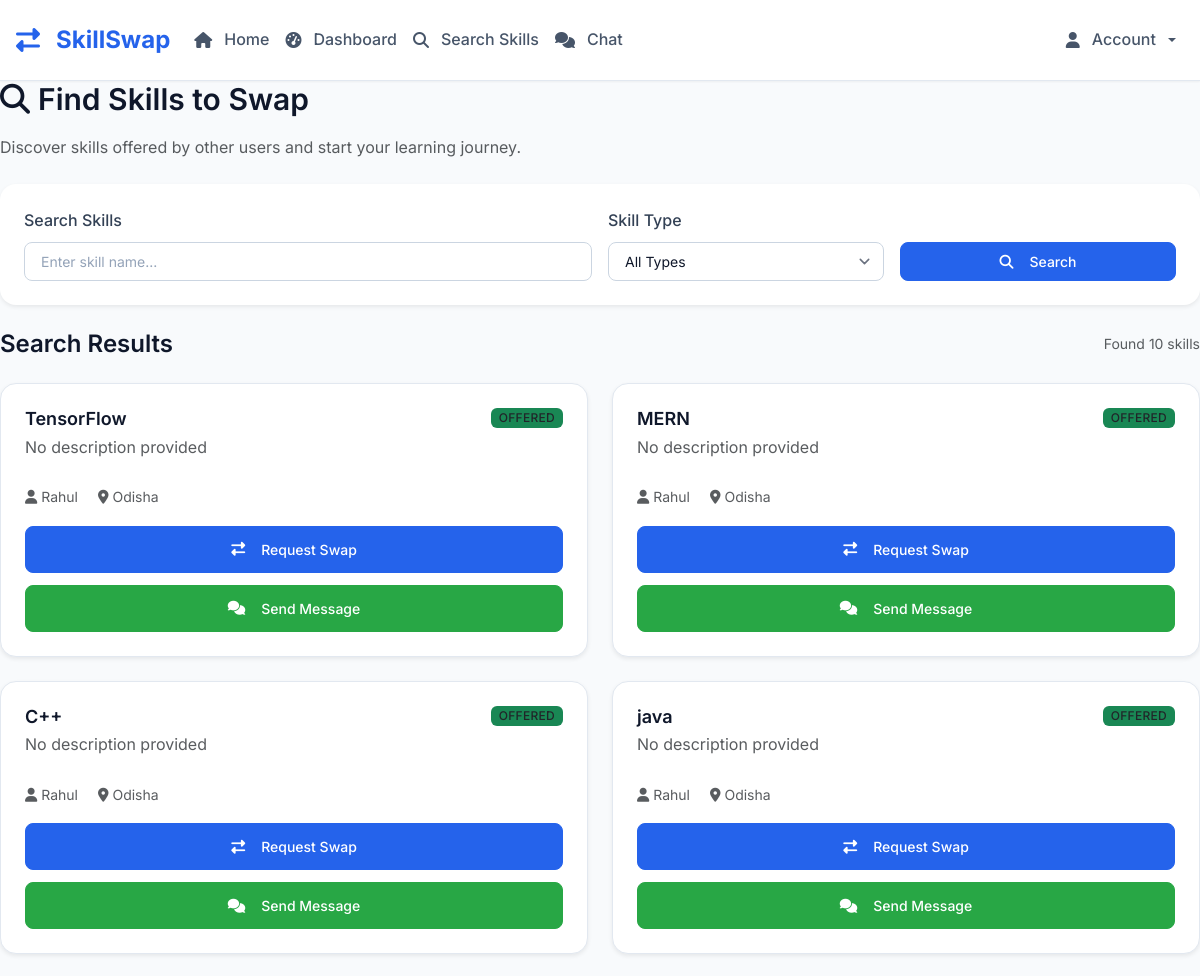
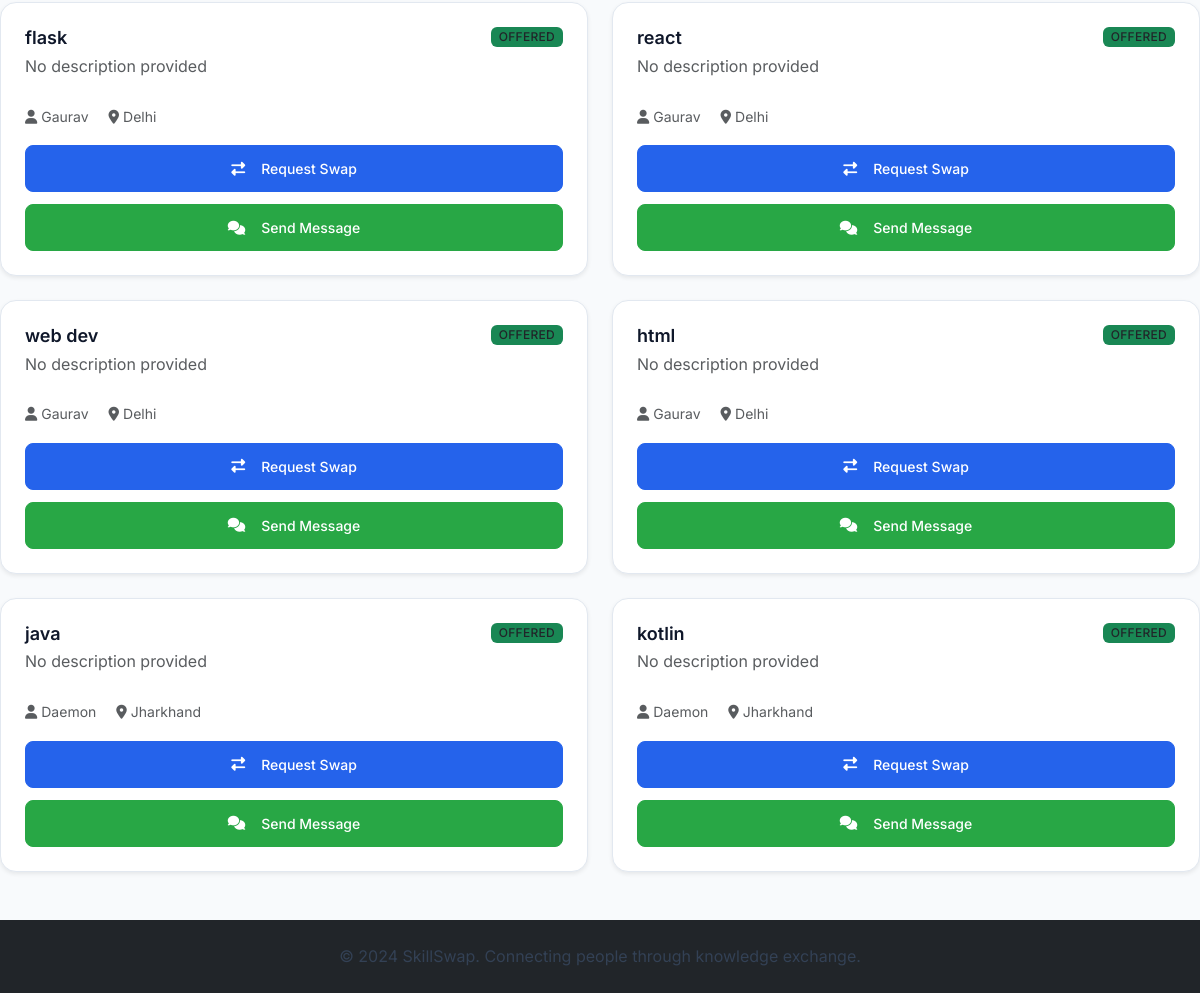
Screenshot of /search (signed in) with the database file from the repository (2 pictures, top to bottom).
### tables this page shows
CREATE TABLE skills (
            id INTEGER PRIMARY KEY AUTOINCREMENT,
            user_id INTEGER,
            skill_name TEXT NOT NULL,
            skill_type TEXT NOT NULL, -- 'offered' or 'wanted'
            description TEXT,
            is_approved INTEGER DEFAULT 1,
            created_at TIMESTAMP DEFAULT CURRENT_TIMESTAMP,
            FOREIGN KEY (user_id) REFERENCES users (id)
        );

CREATE TABLE users (
            id INTEGER PRIMARY KEY AUTOINCREMENT,
            email TEXT UNIQUE NOT NULL,
            password_hash TEXT NOT NULL,
            name TEXT NOT NULL,
            location TEXT,
            profile_photo TEXT,
            availability TEXT,
            is_public INTEGER DEFAULT 1,
            is_admin INTEGER DEFAULT 0,
            is_banned INTEGER DEFAULT 0,
            created_at TIMESTAMP DEFAULT CURRENT_TIMESTAMP
        , bio TEXT, is_under_supervision INTEGER DEFAULT 0);

### skill_swap_app.py (the view)
@app.route('/search')
@login_required
def search():
    query = request.args.get('q', '')
    skill_type = request.args.get('skill_type', '')
    page = request.args.get('page', 1, type=int)
    per_page = 12
    conn = get_db()
    base_query = '''
        SELECT s.*, u.name as user_name, u.location, u.is_under_supervision
        FROM skills s
        JOIN users u ON s.user_id = u.id
        WHERE s.skill_type = 'offered'
        AND u.is_public = 1 AND u.is_banned = 0 AND u.id != ?
        AND s.is_approved = 1
    '''
    params = [session['user_id']]
    if query:
        base_query += ' AND s.skill_name LIKE ?'
        params.append(f'%{query}%')
    if skill_type:
        base_query += ' AND s.skill_type = ?'
        params.append(skill_type)
    count_query = f'SELECT COUNT(*) as count FROM ({base_query})'
    total = conn.execute(count_query, params).fetchone()['count']
    base_query += ' ORDER BY s.created_at DESC LIMIT ? OFFSET ?'
    params.extend([per_page, (page - 1) * per_page])
    results = conn.execute(base_query, params).fetchall()
    conn.close()
    results = convert_rows_datetimes(results)
    total_pages = (total + per_page - 1) // per_page
    pagination = {
        'page': page,
        'pages': total_pages,
        'per_page': per_page,
        'total': total,
        'has_prev': page > 1,
        'has_next': page < total_pages,
        'prev_num': page - 1,
        'next_num': page + 1,
        'iter_pages': lambda: range(max(1, page - 2), min(total_pages + 1, page + 3))
    }
    return render_template('search.html', skills=results, query=query,
                         skill_type=skill_type, pagination=pagination)

### skill_swap_app.py (called while the page is built)
def parse_datetime(timestamp_str):
    if timestamp_str is None:
        return None
    try:
        if 'T' in timestamp_str:
            return datetime.fromisoformat(timestamp_str.replace('Z', '+00:00'))
        else:
            return datetime.strptime(timestamp_str, '%Y-%m-%d %H:%M:%S')
    except:
        return None

def convert_row_datetimes(row):
    if row is None:
        return None
    if hasattr(row, 'keys'):
        row_dict = dict(row)
    else:
        row_dict = row
    timestamp_fields = ['created_at', 'updated_at']
    for field in timestamp_fields:
        if field in row_dict and row_dict[field]:
            row_dict[field] = parse_datetime(row_dict[field])
    return row_dict

def convert_rows_datetimes(rows):
    if not rows:
        return []
    return [convert_row_datetimes(row) for row in rows]

def get_db():
    conn = sqlite3.connect('skill_swap.db')
    conn.row_factory = sqlite3.Row
    return conn

def login_required(f):
    from functools import wraps
    @wraps(f)
    def decorated_function(*args, **kwargs):
        if 'user_id' not in session:
            flash('Please log in to access this page.', 'error')
            return redirect(url_for('login'))
        return f(*args, **kwargs)
    return decorated_function

@app.context_processor
def inject_unread_notifications():
    if 'user_id' in session:
        conn = get_db()
        unread_count = conn.execute('''
            SELECT COUNT(*) as count FROM notifications
            WHERE user_id = ? AND is_read = 0
        ''', (session['user_id'],)).fetchone()['count']
        conn.close()
        return {'unread_notifications': unread_count}
    return {'unread_notifications': 0}

def get_user_by_id(user_id):
    conn = get_db()
    user = conn.execute('SELECT * FROM users WHERE id = ?', (user_id,)).fetchone()
    conn.close()
    if user:
        return convert_row_datetimes(user)
    return None

@app.context_processor
def inject_helpers():
    return {'get_user_by_id': get_user_by_id}

### templates/search.html (shortened to what this page needs)
{% extends "base.html" %}
{% block content %}
<div class="row mb-4">
    <div class="col-12">
        <div class="search-header">
            <h2 class="mb-3">
                <i class="fas fa-search me-2"></i>Find Skills to Swap
            </h2>
            <p class="text-muted mb-0">Discover skills offered by other users and start your learning journey.</p>
        </div>
    </div>
</div>
<div class="row mb-4">
    <div class="col-12">
        <div class="card border-0 shadow-sm">
            <div class="card-body">
                <form method="get" class="row g-3">
                    <div class="col-md-6">
                        <label for="q" class="form-label">Search Skills</label>
                        <input type="text" class="form-control" id="q" name="q"
                               placeholder="Enter skill name..." value="{{ query or '' }}">
                    </div>
                    <div class="col-md-3">
                        <label for="skill_type" class="form-label">Skill Type</label>
                        <select class="form-select" id="skill_type" name="skill_type">
                            <option value="">All Types</option>
                        </select>
                    </div>
                    <div class="col-md-3">
                        <label class="form-label">&nbsp;</label>
                        <button type="submit" class="btn btn-primary w-100">
                            <i class="fas fa-search me-2"></i>Search
                        </button>
                    </div>
                </form>
            </div>
        </div>
    </div>
</div>
<div class="row">
    <div class="col-12">
        {% if skills %}
            <div class="row mb-4">
                <div class="col-12">
                    <div class="d-flex justify-content-between align-items-center">
                        <h3 class="mb-0">Search Results</h3>
                        <small class="text-muted">
                            Found {{ pagination.total }} skill{{ 's' if pagination.total != 1 else '' }}
                        </small>
                    </div>
                </div>
            </div>
            <div class="row g-4">
                {% for skill in skills %}
                <div class="col-lg-6">
                    <div class="card h-100 shadow-sm">
                        <div class="card-body">
                            <div class="d-flex justify-content-between align-items-start mb-3">
                                <div>
                                    <h5 class="card-title mb-1">{{ skill.skill_name }}</h5>
                                    <p class="text-muted mb-2">{{ skill.description or 'No description provided' }}</p>
                                </div>
                                <span class="badge bg-{{ 'success' if skill.skill_type == 'offered' else 'warning' }} text-dark">
                                    {{ skill.skill_type.title() }}
                                </span>
                            </div>
                            <div class="mb-3">
                                <small class="text-muted">
                                    <i class="fas fa-user me-1"></i>{{ skill.user_name }}
                                    {% if skill.location %}
                                        <i class="fas fa-map-marker-alt ms-3 me-1"></i>{{ skill.location }}
                                    {% endif %}
                                </small>
                            </div>
                            <div class="d-grid gap-2">
                                {% if session.user_id %}
                                    {% set current_user = get_user_by_id(session.user_id) %}
                                    {% if current_user and current_user.is_under_supervision %}
                                        <button class="btn btn-primary" disabled title="Cannot make swap requests while under supervision">
                                            <i class="fas fa-exchange-alt me-2"></i>Request Swap (Disabled)
                                        </button>
                                    {% elif skill.is_under_supervision %}
                                        <button class="btn btn-secondary" disabled title="This user is under supervision and cannot receive swap requests">
                                            <i class="fas fa-user-shield me-2"></i>Under Supervision
                                        </button>
                                    {% else %}
                                        <a href="{{ url_for('request_swap', skill_id=skill.id) }}" class="btn btn-primary">
                                            <i class="fas fa-exchange-alt me-2"></i>Request Swap
                                        </a>
                                        <button onclick="openChatWithUser({{ skill.user_id }}, '{{ skill.user_name }}')" class="btn btn-success">
                                            <i class="fas fa-comments me-2"></i>Send Message
                                        </button>
                                    {% endif %}
                                {% else %}
                                    <a href="{{ url_for('login') }}" class="btn btn-primary">
                                        <i class="fas fa-sign-in-alt me-2"></i>Login to Request
                                    </a>
                                {% endif %}
                            </div>
                        </div>
                    </div>
                </div>
                {% endfor %}
            </div>
        {% endif %}
    </div>
</div>
{% endblock %}

### rows the page displays
skills: skill_name "TensorFlow", description "No description provided", skill_type "OFFERED", user_name "Rahul", location "Odisha"
skills: skill_name "MERN", description "No description provided", skill_type "OFFERED", user_name "Rahul", location "Odisha"
skills: skill_name "C++", description "No description provided", skill_type "OFFERED", user_name "Rahul", location "Odisha"
skills: skill_name "java", description "No description provided", skill_type "OFFERED", user_name "Rahul", location "Odisha"
skills: skill_name "flask", description "No description provided", skill_type "OFFERED", user_name "Gaurav", location "Delhi"
skills: skill_name "react", description "No description provided", skill_type "OFFERED", user_name "Gaurav", location "Delhi"
skills: skill_name "web dev", description "No description provided", skill_type "OFFERED", user_name "Gaurav", location "Delhi"
skills: skill_name "html", description "No description provided", skill_type "OFFERED", user_name "Gaurav", location "Delhi"
skills: skill_name "java", description "No description provided", skill_type "OFFERED", user_name "Daemon", location "Jharkhand"
skills: skill_name "kotlin", description "No description provided", skill_type "OFFERED", user_name "Daemon", location "Jharkhand"

### other values shown
{{ pagination.total }} "10"
{{ 's' if pagination.total != 1 else '' }} "s"
